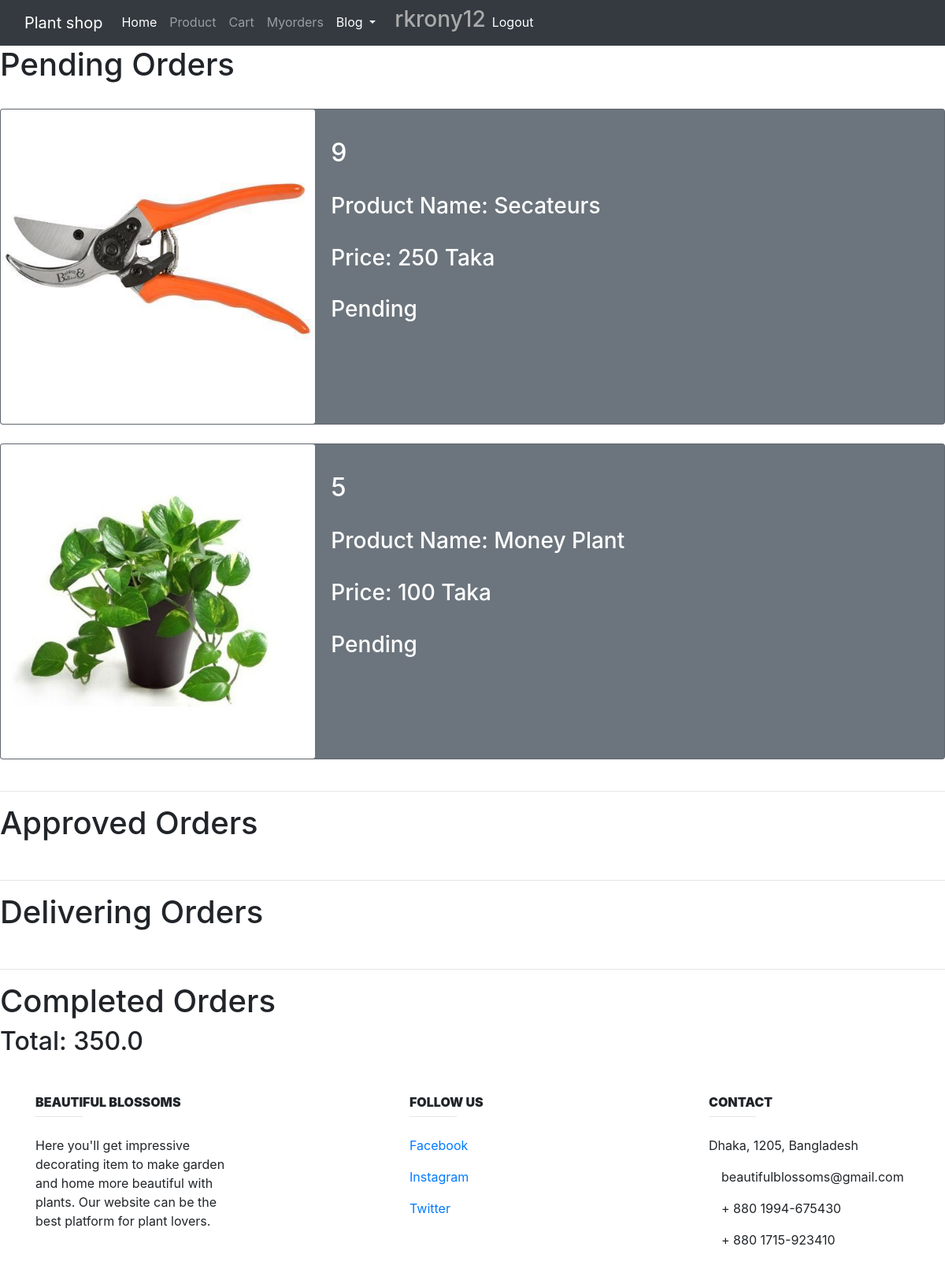
Page /Myorders/ (signed in) on the committed database.
### Product/models.py (models this page shows, shortened)
class Order(models.Model):
    user = models.ForeignKey(User, on_delete=models.CASCADE)
    product = models.ForeignKey(Product, on_delete=models.CASCADE, null=True, blank=True)
    created_date = models.DateTimeField(auto_now_add=True, auto_now=False)
    updated_date = models.DateTimeField(auto_now_add=False, auto_now=True)
    STATUS_CHOICES = (
        ('Pending', 'Pending'),
        ('Approved', 'Approved'),
        ('Delivering', 'Delivering'),
        ('Completed', 'Completed')
    )
    status = models.CharField(max_length=30, choices=STATUS_CHOICES, default='Pending')
    PAYMENT_CHOICES = (
        ('Bkash', 'Bkash'),
        ('Rocket', 'Rocket'),
        ('Payment on delivery', 'Payment on delivery')
    )
    payment_options = models.CharField(max_length=50, choices=PAYMENT_CHOICES, default='Payment on delivery')
    is_paid = models.BooleanField(default=False)
    transaction_id = models.CharField(max_length=30, null =True, blank=True)

class Product(models.Model):
    product_name = models.CharField(max_length=100, default="")
    price = models.IntegerField(blank=True)
    picture = models.ImageField(upload_to='images/plants/',blank=True)
    reviews = models.ManyToManyField(Review)

### Product/views.py (the view)
# urls.py: path('Myorders/', product_views.my_orders, name='Myorders'),
@login_required
def my_orders(request):
    orders = Order(user=request.user)
    try:
        orders = Order.objects.filter(user=request.user)
        order_status = True
    except orders.DoesNotExist:
        orders = Order(user=request.user)
        order_status = False
    total = 0.0
    for order in orders:
        total += order.product.price
    context = {
        'orders': orders,
        'order_status': order_status,
        'total': total
    }
    return render(request, 'Product/order.html', context)

### templates/Product/order.html (shortened to what this page needs)
{% extends 'Base.html' %}
{% block content  %}
    {% if order_status == True %}
        <h1>Pending Orders</h1>
        {% for order in orders %}
            {% if order.status == 'Pending' %}
                <br>
               <div class="card text-white bg-secondary mb-2`" >
                  <div class="row no-gutters">
                    <div class="col-md-4">
                      <img src="{{ order.product.picture.url }}" class="card-img" alt="...">
                    </div>
                    <div class="col-md-8">
                      <div class="card-body">
                        <p class="card-text">
                            <h2>{{ order.product.id }}</h2> <br>
                            <h3>Product Name: {{ order.product.product_name }}</h3> <br>
                          <h3>Price: {{ order.product.price }} Taka </h3><br>
                            <h3>{{ order.status }} </h3>
                        </p>
                      </div>
                    </div>
                  </div>
                </div>
            {% endif %}
        {% endfor %}
        <br>
        <hr>
        <h1>Approved Orders</h1>
        <br>
        <hr>
        <h1>Delivering Orders</h1>
        <br>
        <hr>
        <h1>Completed Orders</h1>
    <h2>Total: {{ total }}</h2>
    {% else %}
        <h2>Total: 0.00</h2>
    {% endif %}
{% endblock content %}

### templates/Base.html (shortened to what this page needs)
<body>
<nav class="navbar navbar-expand-lg navbar-dark bg-dark">
  <div class="container-fluid">
    <a class="navbar-brand" href="#">Plant shop</a>
    <div class="collapse navbar-collapse" id="navbarSupportedContent">
      <ul class="navbar-nav me-auto mb-2 mb-lg-0">
        <li class="nav-item">
          <a class="nav-link active" aria-current="page" href="{% url 'Homepage' %}">Home</a>
        </li>
        <li class="nav-item">
          <a class="nav-link" href="{% url 'Product' %}">Product</a>
        </li>
       <li class="nav-item">
          <a class="nav-link" href="{% url 'cart' %}">Cart</a>
        </li>
       <li class="nav-item">
          <a class="nav-link" href="{% url 'Myorders' %}">Myorders</a>
        </li>
         <li class="nav-item dropdown active">
        <a class="nav-link dropdown-toggle" href="#" id="navbarDropdown" role="button" data-toggle="dropdown" aria-haspopup="true" aria-expanded="false">
         Blog
        </a>{% load static %}
<!DOCTYPE html>
<html lang="en">
<head>
    <link rel="stylesheet" href="https://stackpath.bootstrapcdn.com/bootstrap/4.5.2/css/bootstrap.min.css">
    <link rel="stylesheet" href="https://maxcdn.bootstrapcdn.com/bootstrap/4.0.0/css/bootstrap.min.css">
</head>
      </li>
        <li class="nav-item">
          <a class="nav-link disabled"></a>
        </li>
            <li class="nav-item">
        {% if user.is_authenticated %}
            <h3 style="color: #aaaaaa">{{ user.username }}</h3>
        {% else %}
            <h3 style="color: #aaaaaa"> Stranger!</h3>
        {% endif %}
     <li class="nav-item active">
        {% if user.is_authenticated %}
            <a class="nav-link" href="{% url 'logout' %}">Logout <span class="sr-only">(current)</span></a>
        {% else %}
            <a class="nav-link" href="{% url 'Registration' %}">Registration <span class="sr-only">(current)</span></a>
            <a class="nav-link" href="{% url 'login' %}">Login <span class="sr-only">(current)</span></a>
        {% endif %}
     </li>
    </div>
  </div>
</nav>
{% block content %}
{% endblock content %}
<footer class="page-footer font-small unique-color-dark">
        <div class="container mt-5 mb-4 text-center text-md-left">
            <div class="row mt-3">
                <div class="col-md-3 col-lg-4 col-xl-3 mb-4">
                    <h6 class="text-uppercase font-weight-bold">
                        <strong>BEAUTIFUL BLOSSOMS</strong>
                    </h6>
                    <hr class="deep-purple accent-2 mb-4 mt-0 d-inline-block mx-auto" style="width: 60px;">
                    <p>Here you'll get impressive decorating item to make garden and home more beautiful with plants. Our website can be the best
                        platform for plant lovers.</p>
                </div>
                <div class="col-md-2 col-lg-2 col-xl-2 mx-auto mb-4">
                    <h6 class="text-uppercase font-weight-bold">
                        <strong>Follow us</strong>
                    </h6>
                    <hr class="deep-purple accent-2 mb-4 mt-0 d-inline-block mx-auto" style="width: 60px;">
                    <p>
                        <a href="#!">Facebook</a>
                    </p>
                    <p>
                        <a href="#!">Instagram</a>
                    </p>
                    <p>
                        <a href="#!">Twitter</a>
                    </p>
                </div>
                <div class="col-md-4 col-lg-3 col-xl-3">
                    <h6 class="text-uppercase font-weight-bold">
                        <strong>Contact</strong>
                    </h6>
                    <hr class="deep-purple accent-2 mb-4 mt-0 d-inline-block mx-auto" style="width: 60px;">
                    <p>
                        </i> Dhaka, 1205, Bangladesh</p>
                    <p>
                         beautifulblossoms@gmail.com</p>
                    <p>
                         + 880 1994-675430</p>
                    <p>
                         + 880 1715-923410</p>
                </div>
            </div>
        </div>
    </footer>
</body>
</html>

### rows in the picture
Order: product.picture (picture), product.id "9", product.product_name "Secateurs", product.price "250", status "Pending"
Order: product.picture (picture), product.id "5", product.product_name "Money Plant", product.price "100", status "Pending"

### other values in the picture
{{ user.username }} "rkrony12"
{{ total }} "350.0"
